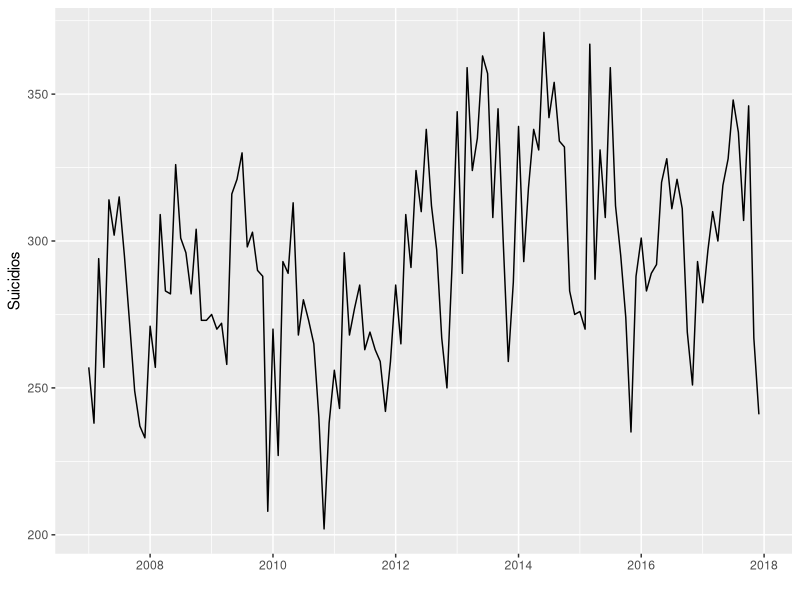
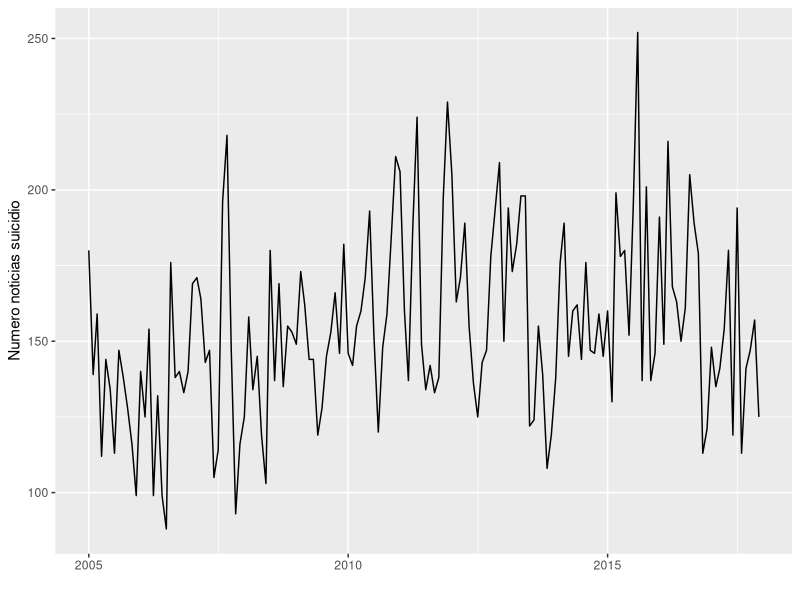
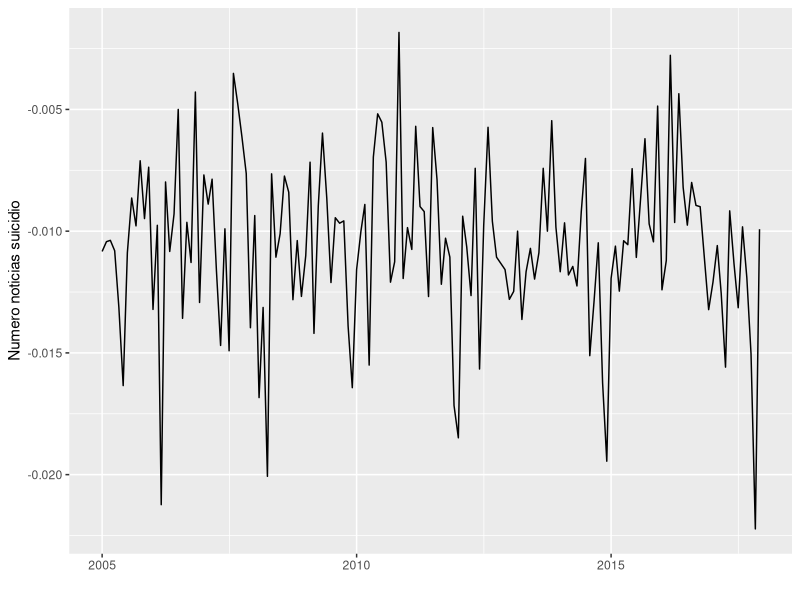
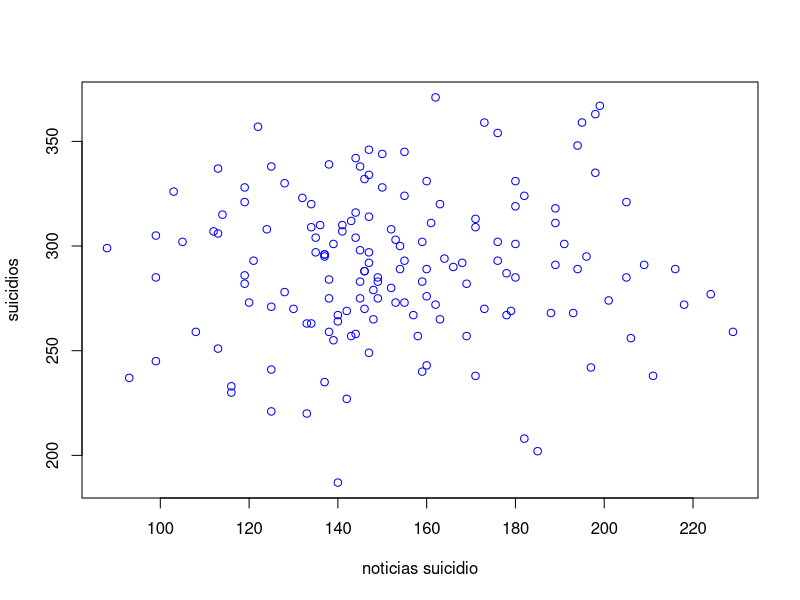
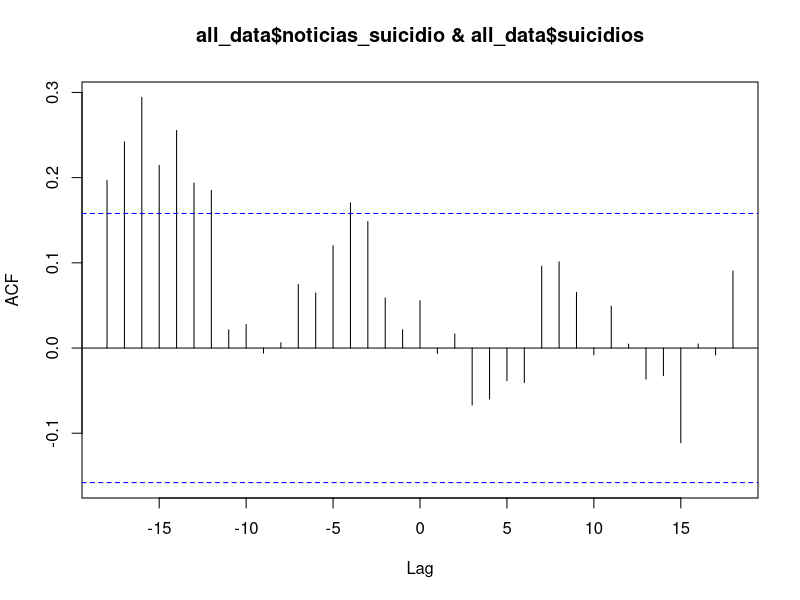
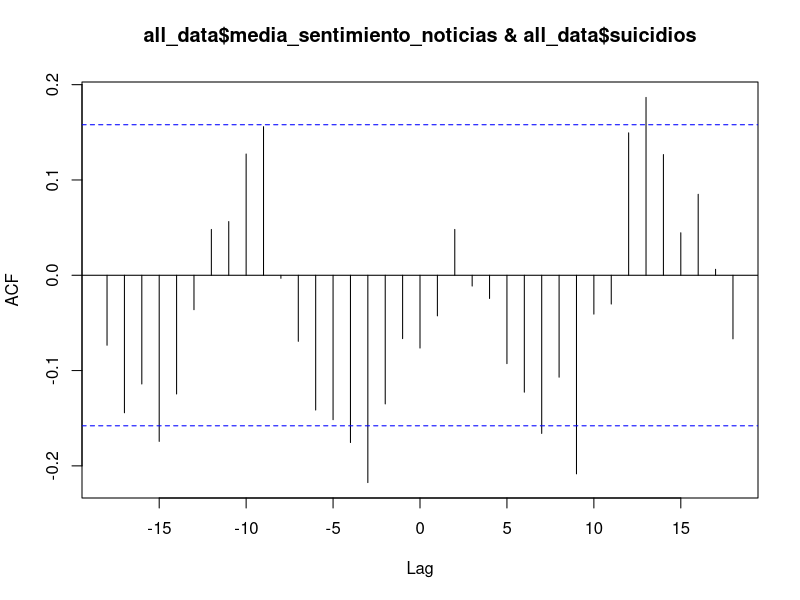

The R script that drew these images, in order:
setwd("/Users/hugojosebello/Documents/git-repos/data-tunning-scripts/plot-time-series-data")
ine_data <- read.csv("./procesado_suicidio_edad_ambos_hasta_2007.csv",  header=TRUE, sep=";")
scraping_data_filtered <- read.csv("./scraped_news_suicide_data_sorted_2017_2007_filtrado_no_outliers.csv",  header=TRUE, sep=";")
all_data <- read.csv("./all.csv",  header=TRUE, sep=";")
# Installation
# install.packages('ggplot2')
# Loading
library(ggplot2)
#ine_data$month_code<- as.Date(ine_data$month_code , "%Y/%m/%d")
#install.packages('lubridate')
library(lubridate)
ine_data$month_code <- ymd(ine_data$month_code)
scraping_data_filtered$month_code <- ymd(scraping_data_filtered$month_code)
all_data$month_code <- ymd(all_data$month_code)

ggplot(ine_data, aes(month_code, todas_edades)) + geom_line() + xlab("") + ylab("Suicidios")

ggplot(scraping_data_filtered, aes(month_code, number_of_suicide_news)) + geom_line() + xlab("") + ylab("Numero noticias suicidio")

ggplot(all_data, aes(month_code, media_sentimiento_noticias)) + geom_line() + xlab("") + ylab("Numero noticias suicidio")


plot(all_data$noticias_suicidio, all_data$suicidios, col = "blue", main = "", xlab = "noticias suicidio", ylab = "suicidios")
lm(all_data$noticias_suicidio ~ all_data$suicidios)
abline(lm(all_data$noticias_suicidio ~ all_data$suicidios))

# Pearson correlation: not significative, although it is not the best method since we are
# working with temporal series

cor(all_data$noticias_suicidio, all_data$suicidios)
cor(all_data$media_sentimiento_noticias, all_data$suicidios)

# https://github.com/AnaBPazos/AlterCorr/blob/master/R/AlterCorrM.R

# Kendall test (non parametric test, alternative to pearson)
cor.test(all_data$suicidios, all_data$noticias_suicidio, method = "kendall")
# it is significative but we can not fully trust it since we are working with time series


# cross-correlation of TIME SERIES
ccf(all_data$noticias_suicidio, all_data$suicidios)

ccf(all_data$media_sentimiento_noticias, all_data$suicidios)


# interpretation 
# https://support.minitab.com/en-us/minitab/18/help-and-how-to/modeling-statistics/time-series/how-to/cross-correlation/interpret-the-results/all-statistics-and-graphs/

# threadshole
2/sqrt(length(all_data$noticias_suicidio) - 15)

# example ->
# https://nwfsc-timeseries.github.io/atsa-labs/sec-tslab-correlation-within-and-among-time-series.html

# in our case: We find that suicide cases are relatively high after a periode of 10 to 20 months of higher number of news
